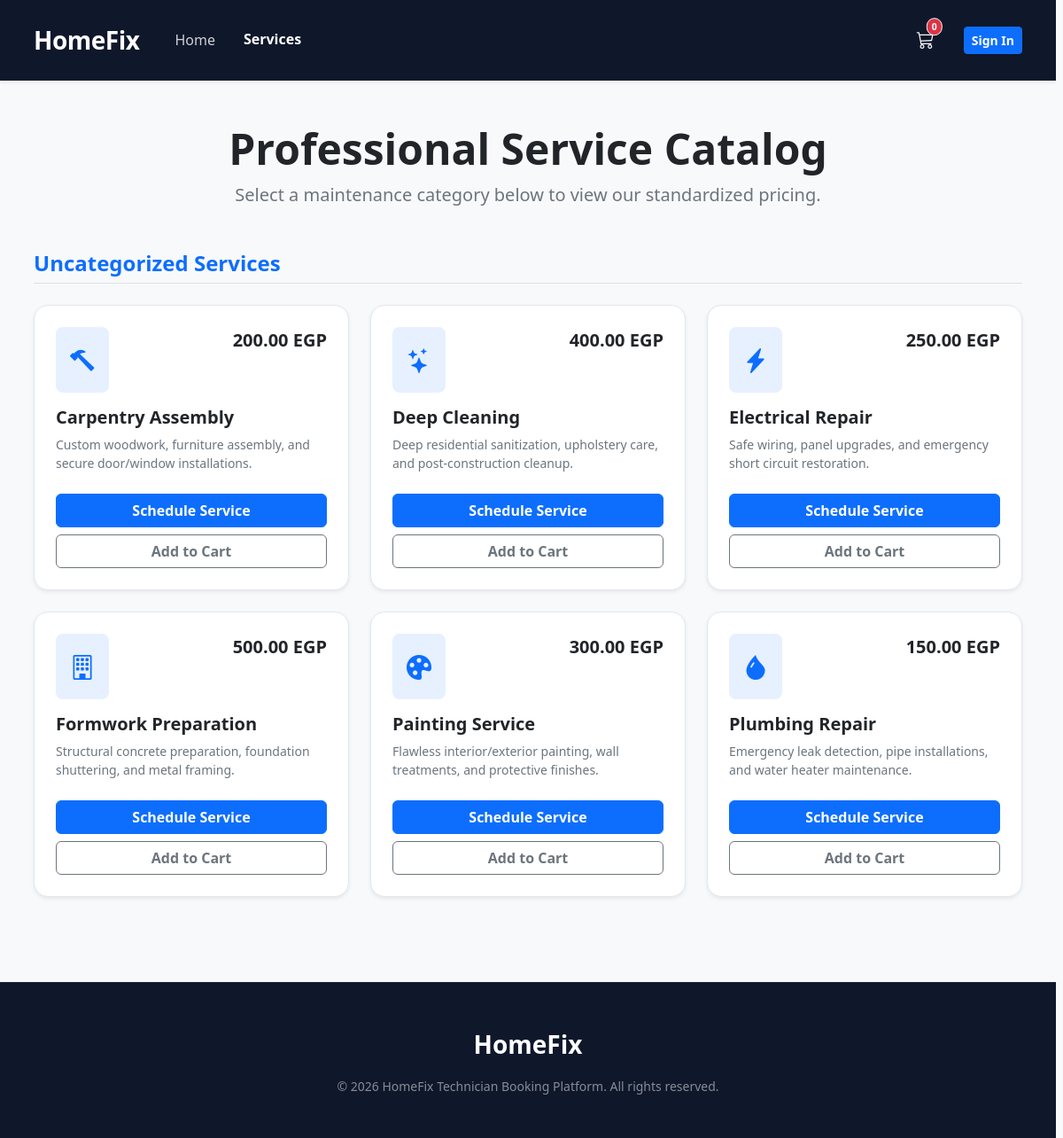
The app's page /Frontend/services.php, older data.
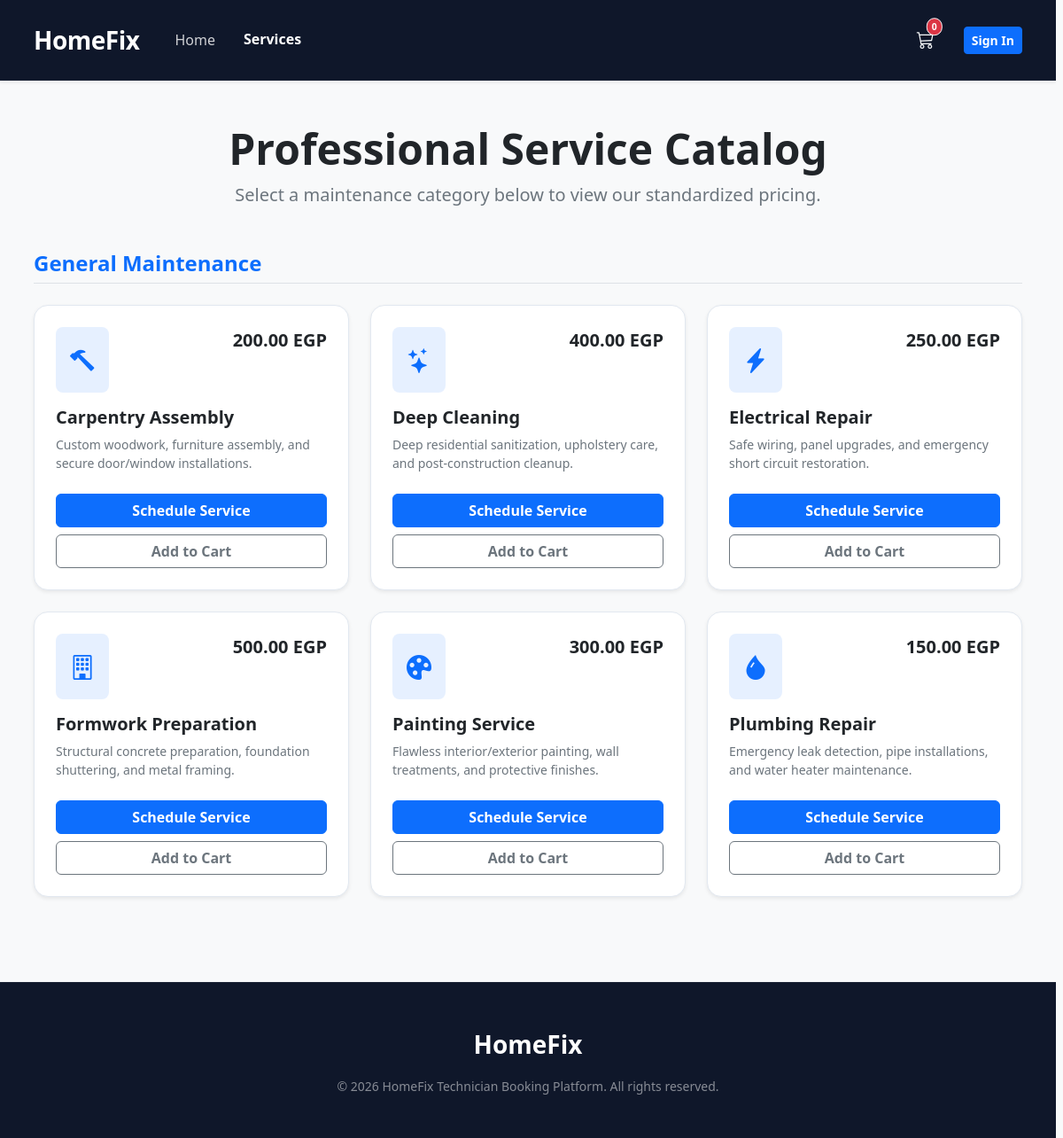
The same page, newer data.
### tables this page shows
CREATE TABLE IF NOT EXISTS services (
    id INT PRIMARY KEY AUTO_INCREMENT,
    category_id INT DEFAULT NULL,
    name VARCHAR(150) NOT NULL,
    description TEXT,
    price DECIMAL(10, 2) NOT NULL,
    image_icon VARCHAR(255) DEFAULT 'bi-tools',
    created_at TIMESTAMP DEFAULT CURRENT_TIMESTAMP,
    FOREIGN KEY (category_id) REFERENCES categories(category_id) ON DELETE SET NULL
);

### Backend/auth.php (called while the page is built, shortened)
<?php
function isLoggedIn() {
    return isset($_SESSION["Login"]) && $_SESSION["Login"] === "YES";
}
?>

### Backend/services_db.php (called while the page is built, shortened)
<?php
require_once '../backend/db.php';
function getAllServices() {
    global $connection;
    $query = "SELECT
                s.id,
                s.name,
                s.description,
                s.price,
                s.image_icon,
                s.category_id,
                c.category_name
              FROM services s
              LEFT JOIN categories c ON s.category_id = c.category_id
              ORDER BY c.category_name ASC, s.name ASC";
    $result = mysqli_query($connection, $query);
    $services = array();
    if ($result && mysqli_num_rows($result) > 0) {
        while ($row = mysqli_fetch_assoc($result)) {
            $services[] = $row;
        }
    }
    return $services;
}
?>

### Frontend/services.php (the view, shortened to what this page needs)
<?php
require_once '../backend/auth.php';
require_once '../backend/services_db.php';
$services = getAllServices();
$categorized_services = [];
foreach ($services as $service) {
    $category = $service['category_name'] ?? 'Uncategorized Services';
    $categorized_services[$category][] = $service;
}
?>
<!DOCTYPE html>
<html lang="en" data-bs-theme="light">
<head>
    <link href="https://cdn.jsdelivr.net/npm/bootstrap@5.3.3/dist/css/bootstrap.min.css" rel="stylesheet">
    <link rel="stylesheet" href="https://cdn.jsdelivr.net/npm/bootstrap-icons@1.11.3/font/bootstrap-icons.min.css">
    <link rel="stylesheet" href="style.css">
</head>
<body class="d-flex flex-column min-vh-100 bg-light">
    <header class="navbar-pro shadow-sm sticky-top">
        <div class="container d-flex justify-content-between align-items-center py-2">
            <a class="navbar-brand fw-bold fs-3 text-white text-decoration-none" href="index.php">HomeFix</a>
            <ul class="nav d-none d-lg-flex ms-4">
                <li class="nav-item"><a class="nav-link text-white-50 px-3" href="index.php">Home</a></li>
                <li class="nav-item"><a class="nav-link text-white px-3 fw-bold" href="services.php">Services</a></li>
            </ul>
            <div class="d-flex align-items-center gap-3 ms-auto">
                <button class="btn btn-link text-light p-0 position-relative me-3" type="button" data-bs-toggle="offcanvas" data-bs-target="#cartOffcanvas">
                    <i class="bi bi-cart3 fs-5"></i>
                    <span id="cart-count" class="position-absolute top-0 start-100 translate-middle badge rounded-pill bg-danger border border-light">0</span>
                </button>
                <?php if (isLoggedIn()): ?>
                    <a href="profile.php" class="text-light text-decoration-none"><i class="bi bi-person-circle fs-5 me-2"></i>Profile</a>
                <?php else: ?>
                    <a href="auth.php" class="btn btn-primary btn-sm fw-bold">Sign In</a>
                <?php endif; ?>
            </div>
        </div>
    </header>
    <main class="container py-5 flex-grow-1">
        <div class="text-center mb-5">
            <h1 class="display-5 fw-bold text-dark">Professional Service Catalog</h1>
            <p class="text-secondary lead">Select a maintenance category below to view our standardized pricing.</p>
        </div>
        <?php if (empty($categorized_services)): ?>
            <div class="alert alert-info text-center shadow-sm border-0">The service catalog is currently undergoing maintenance. Check back shortly.</div>
        <?php else: ?>
            <?php foreach ($categorized_services as $category_name => $items): ?>
                <h2 class="h4 fw-bold text-primary mb-4 mt-5 border-bottom pb-2"><?php echo htmlspecialchars($category_name); ?></h2>
                <div class="row g-4 mb-5">
                    <?php foreach ($items as $service): ?>
                        <div class="col-md-6 col-lg-4">
                            <article class="card h-100 border-0 shadow-sm rounded-4 hover-lift">
                                <div class="card-body p-4 d-flex flex-column">
                                    <div class="d-flex justify-content-between align-items-start mb-3">
                                        <div class="bg-primary bg-opacity-10 text-primary rounded-3 p-3">
                                            <i class="bi <?php echo htmlspecialchars($service['image_icon']); ?> fs-3"></i>
                                        </div>
                                        <span class="fs-5 fw-bold text-dark"><?php echo number_format($service['price'], 2); ?> EGP</span>
                                    </div>
                                    <h3 class="h5 fw-bold text-dark mb-2"><?php echo htmlspecialchars($service['name']); ?></h3>
                                    <p class="text-secondary small mb-4 flex-grow-1"><?php echo htmlspecialchars($service['description']); ?></p>
                                    <div class="d-flex flex-column gap-2 mt-auto">
                                        <a href="book.php" class="btn btn-primary w-100 fw-bold">Schedule Service</a>
                                        <button type="button" class="btn btn-outline-secondary w-100 fw-bold"
                                                onclick="window.addToCart('<?php echo addslashes($service['name']); ?>', <?php echo (float)$service['price']; ?>)">
                                            Add to Cart
                                        </button>
                                    </div>
                                </div>
                            </article>
                        </div>
                    <?php endforeach; ?>
                </div>
            <?php endforeach; ?>
        <?php endif; ?>
    </main>
    <footer class="footer-pro py-5 text-center mt-auto bg-dark">
        <div class="container">
            <div class="navbar-brand fw-bold mb-3 fs-3 text-white">HomeFix</div>
            <p class="mb-0 small text-white-50">&copy; <?php echo date('Y'); ?> HomeFix Technician Booking Platform. All rights reserved.</p>
        </div>
    </footer>
</body>
</html>

### Frontend/style.css (style rules this page uses)
:root { --corporate-navy: #0f172a; --accent-blue: #0d6efd; --teal-highlight: #17a2b8; --pro-bg-light: #f8fafc; --border-soft: #e2e8f0; --text-main: #334155; --card-bg: #ffffff; --radius-xl: 16px; --transition-base: all 0.3s cubic-bezier(0.4, 0, 0.2, 1); --section-spacing: clamp(4rem, 10vh, 8rem); }
html { scroll-behavior: smooth; scrollbar-gutter: stable; }
body { font-family: system-ui, -apple-system, sans-serif; background-color: var(--pro-bg-light); color: var(--text-main); overflow-x: hidden; transition: var(--transition-base); }
.navbar-pro { background-color: var(--corporate-navy) !important; padding: 1rem 0; border-bottom: 1px solid rgba(255, 255, 255, 0.05); }
.navbar-pro .navbar-brand { font-size: 1.5rem; letter-spacing: -0.5px; color: #fff; }
.nav-link { font-weight: 500; color: rgba(255,255,255,0.8) !important; transition: var(--transition-base); }
.nav-link:hover, .nav-link.active { color: #fff !important; transform: translateY(-1px); }
.hover-lift { border: 1px solid var(--border-soft) !important; background: var(--card-bg); transition: transform 0.25s cubic-bezier(0.4, 0, 0.2, 1), box-shadow 0.25s ease, background-color 0.3s ease; }
#cart-count { font-size: 0.65rem; padding: 0.35em 0.5em; }
.footer-pro { background-color: var(--corporate-navy) !important; border-top: 1px solid rgba(255, 255, 255, 0.05); color: rgba(255,255,255,0.7); transition: var(--transition-base); }

Row changes from the older to the newer data that the page shows:
changed services "Carpentry Assembly": moves from the list under "Uncategorized Services" to the list under "General Maintenance"
changed services "Deep Cleaning": moves from the list under "Uncategorized Services" to the list under "General Maintenance"
changed services "Electrical Repair": moves from the list under "Uncategorized Services" to the list under "General Maintenance"
changed services "Formwork Preparation": moves from the list under "Uncategorized Services" to the list under "General Maintenance"
changed services "Painting Service": moves from the list under "Uncategorized Services" to the list under "General Maintenance"
changed services "Plumbing Repair": moves from the list under "Uncategorized Services" to the list under "General Maintenance"
Text that changed along with them:
new list line: "General Maintenance"
list line gone: "Uncategorized Services"
